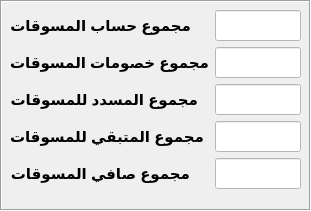
   <widget class="QFrame" name="frame_4">
    <property name="geometry">
     <rect>
      <x>20</x>
      <y>110</y>
      <width>311</width>
      <height>211</height>
     </rect>
    </property>
    <property name="frameShape">
     <enum>QFrame::Box</enum>
    </property>
    <property name="frameShadow">
     <enum>QFrame::Sunken</enum>
    </property>
    <widget class="QWidget" name="formLayoutWidget_3">
     <property name="geometry">
      <rect>
       <x>10</x>
       <y>10</y>
       <width>291</width>
       <height>186</height>
      </rect>
     </property>
     <layout class="QFormLayout" name="formLayout_3">
      <item row="0" column="0">
       <widget class="QLabel" name="label_5">
        <property name="font">
         <font>
          <family>Arial</family>
          <pointsize>11</pointsize>
          <bold>true</bold>
         </font>
        </property>
        <property name="text">
         <string>مجموع حساب المسوقات</string>
        </property>
       </widget>
      </item>
      <item row="0" column="1">
       <widget class="QLineEdit" name="inputSumMarketing">
        <property name="font">
         <font>
          <pointsize>14</pointsize>
         </font>
        </property>
        <property name="styleSheet">
         <string notr="true">background-color: rgb(255, 255, 255);</string>
        </property>
       </widget>
      </item>
      <item row="1" column="0">
       <widget class="QLabel" name="label_6">
        <property name="font">
         <font>
          <family>Arial</family>
          <pointsize>11</pointsize>
          <bold>true</bold>
         </font>
        </property>
        <property name="text">
         <string>مجموع خصومات المسوقات</string>
        </property>
       </widget>
      </item>
      <item row="1" column="1">
       <widget class="QLineEdit" name="inputSumMarketingDisc">
        <property name="font">
         <font>
          <pointsize>14</pointsize>
         </font>
        </property>
        <property name="styleSheet">
         <string notr="true">background-color: rgb(255, 255, 255);</string>
        </property>
       </widget>
      </item>
      <item row="2" column="0">
       <widget class="QLabel" name="label_9">
        <property name="font">
         <font>
          <family>Arial</family>
          <pointsize>11</pointsize>
          <bold>true</bold>
         </font>
        </property>
        <property name="text">
         <string>مجموع المسدد للمسوقات</string>
        </property>
       </widget>
      </item>
      <item row="3" column="0">
       <widget class="QLabel" name="label_8">
        <property name="font">
         <font>
          <family>Arial</family>
          <pointsize>11</pointsize>
          <bold>true</bold>
         </font>
        </property>
        <property name="text">
         <string>مجموع المتبقي للمسوقات</string>
        </property>
       </widget>
      </item>
      <item row="4" column="0">
       <widget class="QLabel" name="label_7">
        <property name="font">
         <font>
          <family>Arial</family>
          <pointsize>11</pointsize>
          <bold>true</bold>
         </font>
        </property>
        <property name="text">
         <string>مجموع صافي المسوقات</string>
        </property>
       </widget>
      </item>
      <item row="2" column="1">
       <widget class="QLineEdit" name="inputSumMarketingPayed">
        <property name="font">
         <font>
          <pointsize>14</pointsize>
         </font>
        </property>
        <property name="styleSheet">
         <string notr="true">background-color: rgb(255, 255, 255);</string>
        </property>
       </widget>
      </item>
      <item row="3" column="1">
       <widget class="QLineEdit" name="inputSumMarketingRest">
        <property name="font">
         <font>
          <pointsize>14</pointsize>
         </font>
        </property>
        <property name="styleSheet">
         <string notr="true">background-color: rgb(255, 255, 255);</string>
        </property>
       </widget>
      </item>
      <item row="4" column="1">
       <widget class="QLineEdit" name="inputSumMarketingNetto">
        <property name="font">
         <font>
          <pointsize>14</pointsize>
         </font>
        </property>
        <property name="styleSheet">
         <string notr="true">background-color: rgb(255, 255, 255);</string>
        </property>
       </widget>
      </item>
     </layout>
    </widget>
   </widget>
